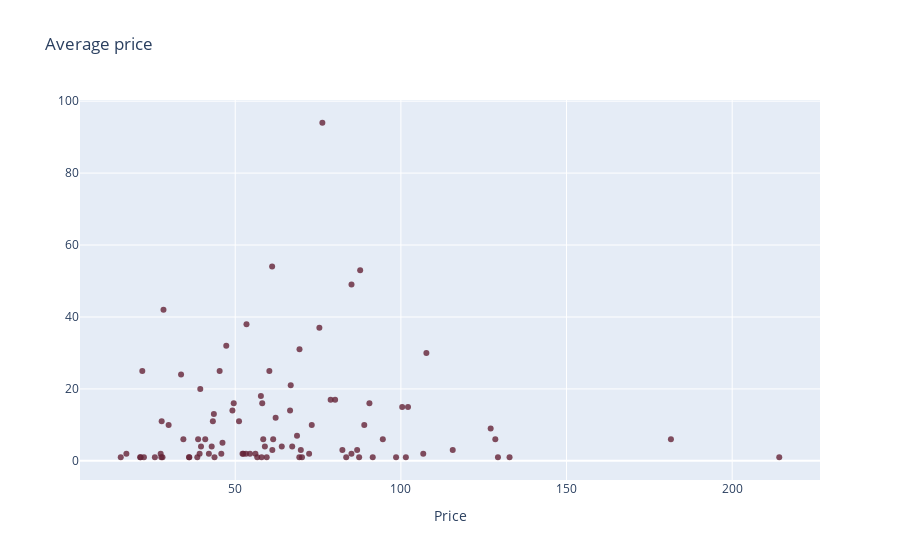

The code cell stored with this chart in its notebook:
### Markdown cell above
## EDA

### Code cell
cnt_srs = df['price'].value_counts()
trace1 = go.Scatter(
                    x = cnt_srs.index,
                    y = cnt_srs.values,
                    mode = "markers",
                    marker = dict(color = 'rgba(100, 35, 55, 0.8)')
                    )

data = [trace1]
layout = dict(title = 'Average price',
              xaxis= dict(title= 'Price',ticklen= 5,zeroline= False)
             )
fig = dict(data = data, layout = layout)
fig = go.Figure(data = data, layout = layout)
fig

### Figure 1 — Plotly figure (JSON) as saved in the notebook; plotly's stock layout.template omitted (floating-point values rounded to 4 significant figures)
{"data": [{"marker": {"color": "rgba(100, 35, 55, 0.8)"}, "mode": "markers", "type": "scatter", "x": [76.3, 61.14, 87.71, 85.1, 28.35, 53.4, 75.4, 47.3, 69.4, 107.7, 60.3, 21.95, 45.3, 33.65, 66.75, 39.45, 57.75, 80.15, 78.8, 58.15, 90.5, 49.55, 102.2, 100.4, 66.55, 49.15, 43.55, 62.2, 43.25, 51.15, 27.8, 29.9, 73.1, 88.95, 127.1, 68.65, 61.45, 181.5, 38.8, 40.95, 94.55, 58.45, 128.5, 34.35, 46.15, 64.05, 39.67, 42.9, 67.2, 58.95, 86.8, 115.7, 61.2, 82.35, 69.8, 42.05, 85.08, 106.8, 52.45, 54.45, 39.25, 27.5, 56.1, 45.8, 17.15, 72.3, 52.2, 53.25, 87.4, 22.45, 98.55, 91.5, 25.75, 59.5, 21.3, 28.05, 83.5, 56.65, 15.45, 69.35, 129.3, 70.15, 57.95, 43.75, 214.2, 101.5, 27.7, 21.45, 132.8, 36.05, 38.55, 36.15], "y": [94, 54, 53, 49, 42, 38, 37, 32, 31, 30, 25, 25, 25, 24, 21, 20, 18, 17, 17, 16, 16, 16, 15, 15, 14, 14, 13, 12, 11, 11, 11, 10, 10, 10, 9, 7, 6, 6, 6, 6, 6, 6, 6, 6, 5, 4, 4, 4, 4, 4, 3, 3, 3, 3, 3, 2, 2, 2, 2, 2, 2, 2, 2, 2, 2, 2, 2, 2, 1, 1, 1, 1, 1, 1, 1, 1, 1, 1, 1, 1, 1, 1, 1, 1, 1, 1, 1, 1, 1, 1, 1, 1]}], "layout": {"title": {"text": "Average price"}, "xaxis": {"ticklen": 5, "title": {"text": "Price"}, "zeroline": false}}}
